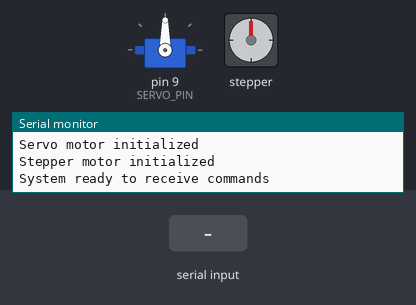
The sketch below on a simulated Arduino Uno, built with avr-gcc and run on an emulated ATmega328P. Parts: servo, stepper motor, the last lines printed to the serial monitor. The inputs (shaded band) are chosen by the test bench. Stepper angles assume 2048 steps per turn.

Above: at 1.2 s.
1.3 s: "STEPPER,150\n" received over Serial
At 3.4 s:
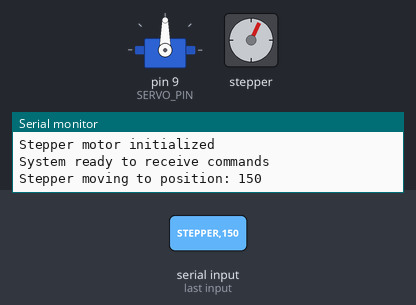
4.3 s: "SERVO,1\n" received over Serial
At 4.6 s:
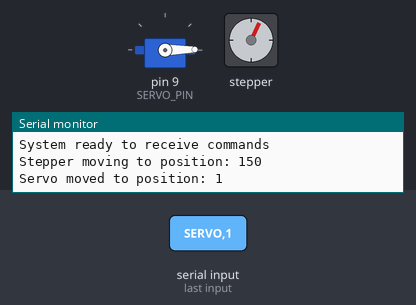
5.8 s: "SERVO,150\n" received over Serial
At 6.9 s:
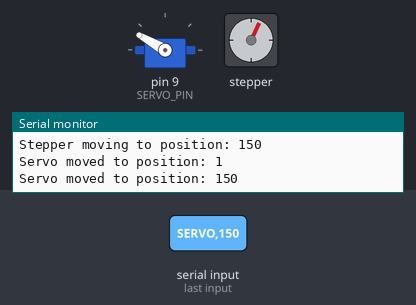
7.3 s: "STEPPER,1\n" received over Serial
At 9.5 s:
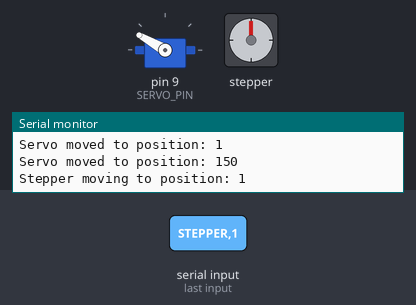
10.3 s: "SERVO,45\n" received over Serial
At 11.5 s:
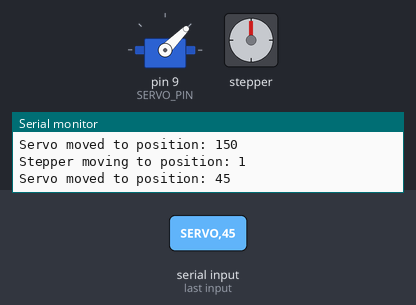
11.8 s: "MOVE,1\n" received over Serial
At 12.7 s:
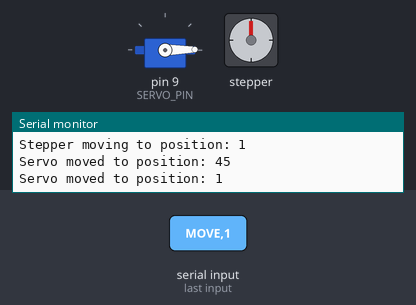
Timing chart, 0 to 14.3 s (numbered marks = the images above; inputs shaded):
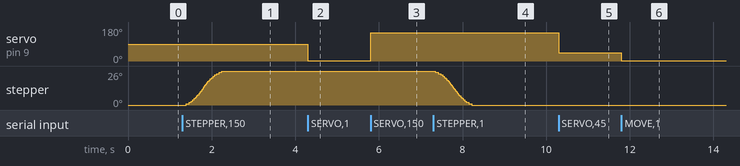

Measured:
- after the input at 1.3 s, stepper: turns 26° clockwise in 0.85 s, starting after 0.09 s
- after the input at 4.3 s, servo on pin 9 (SERVO_PIN): 90° → 1° at once
- after the input at 5.8 s, servo on pin 9 (SERVO_PIN): 1° → 150° at once
- after the input at 7.3 s, stepper: turns 26° counter-clockwise in 0.87 s, starting after 0.05 s
- after the input at 10.3 s, servo on pin 9 (SERVO_PIN): 150° → 45° at once
- after the input at 11.8 s, servo on pin 9 (SERVO_PIN): 45° → 1° at once

The sketch:

test_act.ino
```cpp
/**
 * Arduino controller for servo and stepper motors with sensor reading
 */

#include <Servo.h>
#include <AccelStepper.h>

// Pins
const int SERVO_PIN = 9;        // Pour le servomoteur
const int SENSOR_PIN = A0;      // Entrée analogique pour le capteur

// Configuration du stepper
#define STEPPER_PIN1 4
#define STEPPER_PIN2 5
#define STEPPER_PIN3 6
#define STEPPER_PIN4 7

// Matériel
Servo motorServo;
AccelStepper stepper(AccelStepper::FULL4WIRE, STEPPER_PIN1, STEPPER_PIN2, STEPPER_PIN3, STEPPER_PIN4);

// Traitement des commandes série
String inputBuffer = "";
bool commandComplete = false;

void setup() {
  // Initialisation de la communication série
  Serial.begin(115200);

  // Initialisation du servomoteur
  motorServo.attach(SERVO_PIN);
  motorServo.write(90); // Position neutre
  Serial.println("Servo motor initialized");

  // Initialisation du stepper
  stepper.setMaxSpeed(1000);
  stepper.setAcceleration(500);
  Serial.println("Stepper motor initialized");

  Serial.println("System ready to receive commands");
}

void loop() {
  // Vérification des nouvelles commandes
  receiveSerialCommands();

  // Mise à jour du stepper
  stepper.run();
}

void receiveSerialCommands() {
  while (Serial.available() > 0) {
    char inChar = (char)Serial.read();

    if (inChar == '\n' || inChar == '\r') {
      if (inputBuffer.length() > 0) {
        commandComplete = true;
      }
    } else {
      inputBuffer += inChar;
    }
  }

  if (commandComplete) {
    processCommand(inputBuffer);
    inputBuffer = "";
    commandComplete = false;
  }
}

void processCommand(String command) {
  command.trim();

  if (command.startsWith("SERVO")) {
    // Format: "SERVO,X" où X est l'angle (0-180)
    int commaIndex = command.indexOf(",");
    if (commaIndex > 0) {
      int value = command.substring(commaIndex + 1).toInt();
      value = constrain(value, 0, 180);
      motorServo.write(value);
      Serial.print("Servo moved to position: ");
      Serial.println(value);
    }
  }
  else if (command.startsWith("STEPPER")) {
    // Format: "STEPPER,X" où X est la position cible
    int commaIndex = command.indexOf(",");
    if (commaIndex > 0) {
      int value = command.substring(commaIndex + 1).toInt();
      stepper.moveTo(value);
      Serial.print("Stepper moving to position: ");
      Serial.println(value);
    }
  }
  else if (command.startsWith("MOVE")) {
    // Pour compatibilité avec ancien code
    // MOVE,X déplacera le servomoteur par défaut
    int commaIndex = command.indexOf(",");
    if (commaIndex > 0) {
      int value = command.substring(commaIndex + 1).toInt();
      value = constrain(value, 0, 180);
      motorServo.write(value);
      Serial.print("Servo moved to position: ");
      Serial.println(value);
    }
  }
  else if (command.startsWith("READ")) {
    // Lire la valeur du capteur
    int sensorValue = analogRead(SENSOR_PIN);
    Serial.print("Sensor value: ");
    Serial.println(sensorValue);
  }
  else {
    Serial.print("Unknown command: ");
    Serial.println(command);
  }
}
```
